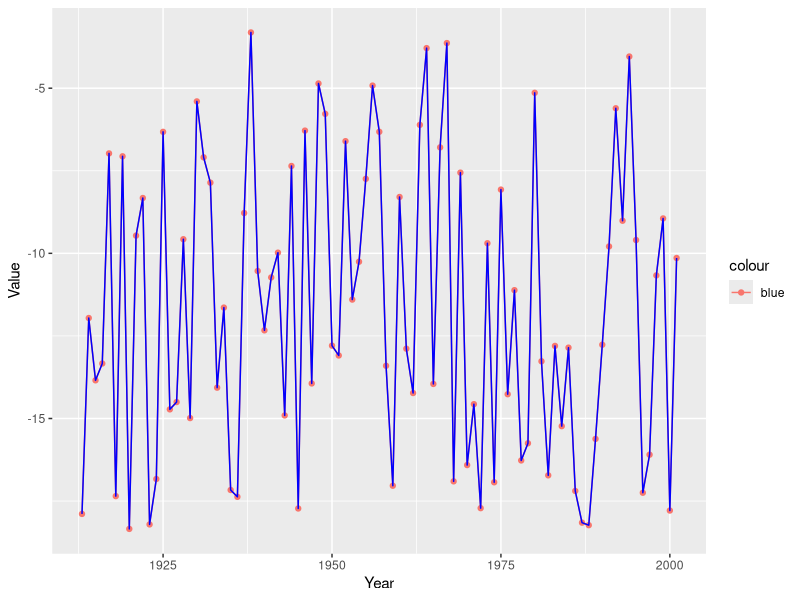
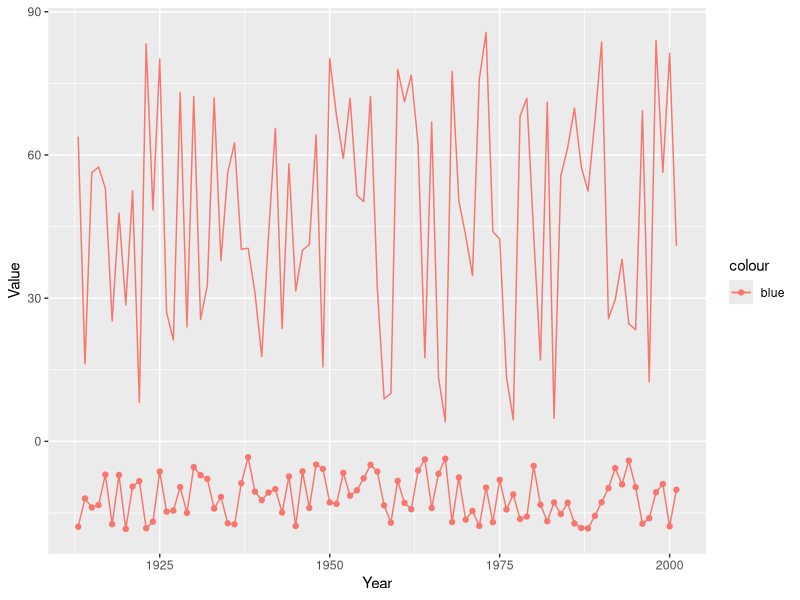
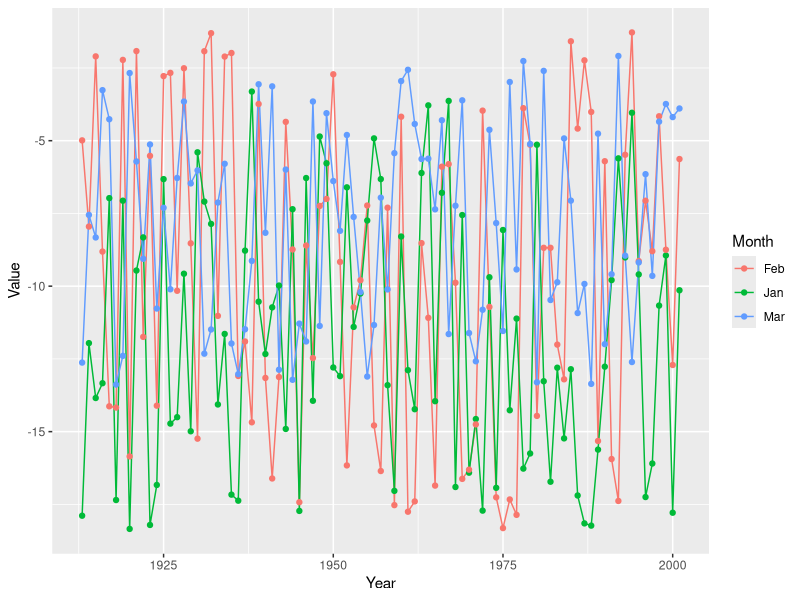
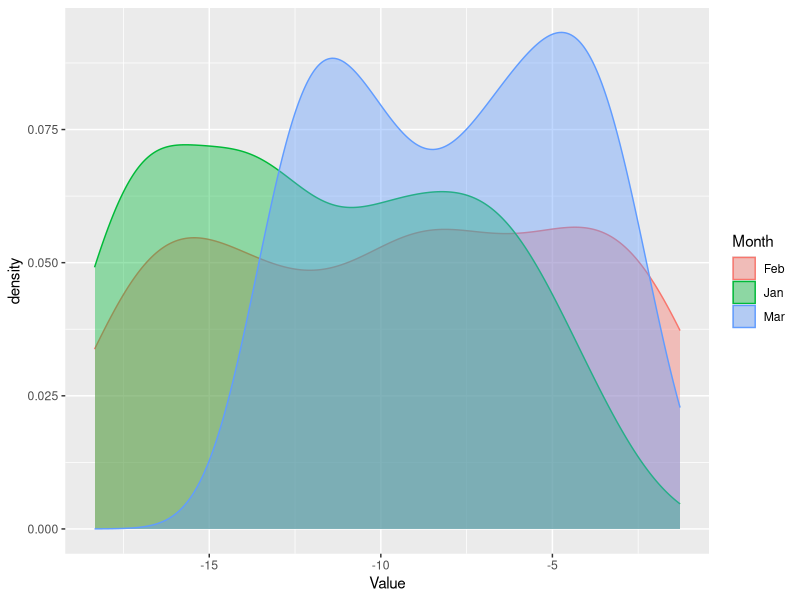
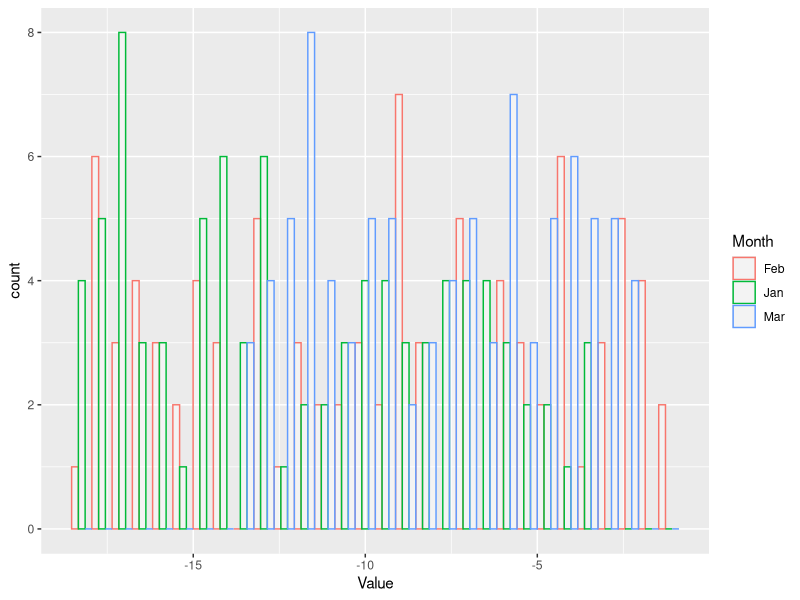
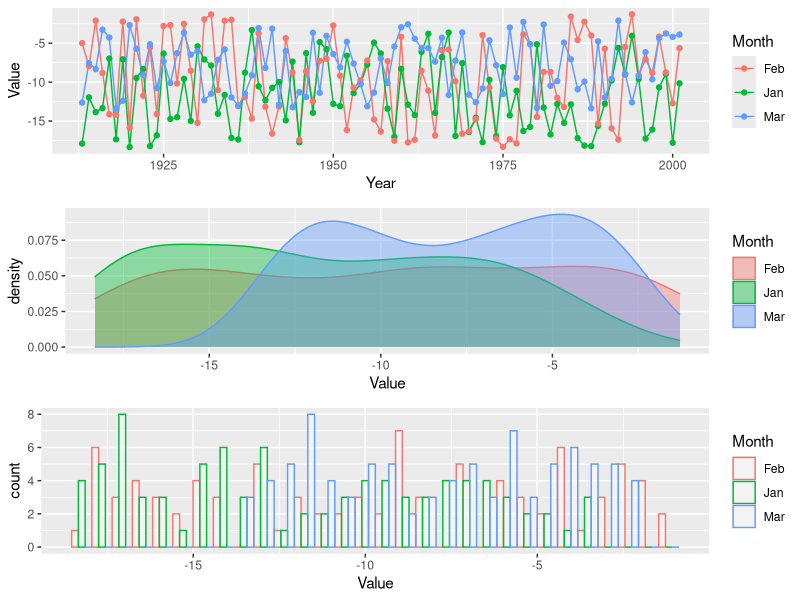
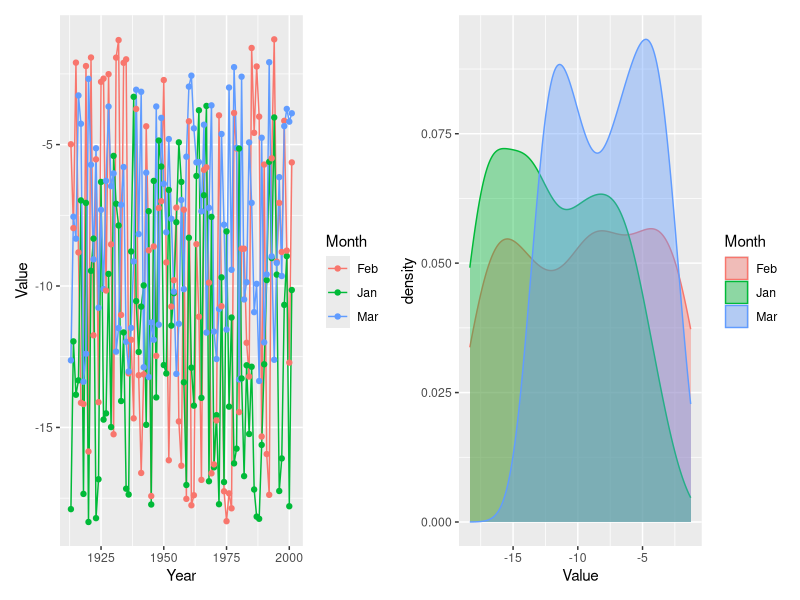
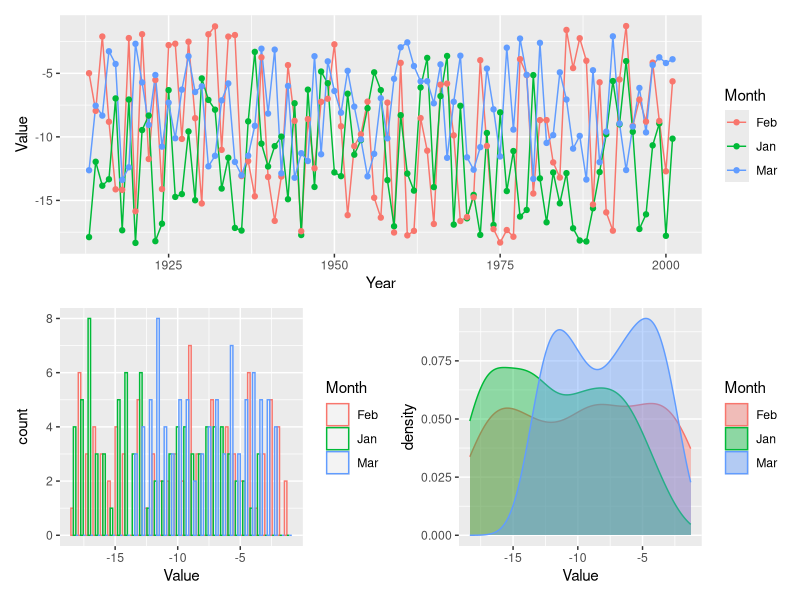

Generate these figures, in order, with R:
## ---- chunk 1
###############################################################
#~~~ Load required libraries
lib_names=c("ggplot2","gridExtra","utils","tidyr","cowplot", "RColorBrewer")

# If you see a prompt: Do you want to restart R prior to installing: Select **No**. 

# Install all necessary packages (Run once)
# invisible(suppressMessages
#           (suppressWarnings
#             (lapply
#               (lib_names,install.packages,repos="http://cran.r-project.org",
#                 character.only = T))))

# Load necessary packages
invisible(suppressMessages
          (suppressWarnings
            (lapply
              (lib_names,library, character.only = T))))
## ---- chunk 2

###############################################################
#~~~ Generate a dataset containing random numbers within specified ranges
Year = seq(1913,2001,1)
Jan = runif(89, -18.4, -3.2)
Feb = runif(89, -19.4, -1.2)
Mar = runif(89, -14, -1.8)
January = runif(89, 1, 86)
dat = data.frame(Year, Jan, Feb, Mar, January)
## ---- chunk 3

l1 = ggplot(data=dat, aes(x = Year, y = Jan, color = "blue")) + # Tell which data to plot
  geom_line() +      # Add a line
  geom_point() +     # Add a points
  xlab("Year") +     # Add labels to the axes
  ylab("Value")

# Or, they can be specified for any individual geometry
l1 + geom_line(linetype = "solid", color="Blue")  # Add a solid line
l1 + geom_line(aes(x = Year, y = January)) # Add a different data set

# There are tons of other built-in color scales and themes, such as scale_color_grey(), scale_color_brewer(), theme_classic(), theme_minimal(), and theme_dark()

# OR, CREATE YOUR OWN THEME! You can group themes together in one list
theme1 = theme(
  legend.position = "none",
  panel.background = element_blank(),
  plot.title = element_text(hjust = 0.5),
  axis.line = element_line(color = "black"),
  axis.text.y   = element_text(size = 11),
  axis.text.x   = element_text(size = 11),
  axis.title.y  = element_text(size = 11),
  axis.title.x  = element_text(size = 11),
  panel.border = element_rect(
    colour = "black",
    fill = NA,
    size = 0.5
  )
)
## ---- chunk 4
library(tidyr)

# There are two generally data formats: wide (horizontal) and long (vertical). In the horizontal format, every column represents a category of the data. In the vertical format, every row represents an observation for a particular category (think of each row as a data point). Both formats have their comparative advantages. We will now convert the data frame we randomly generated in the previous section to the long format. Here are several ways to do this:

# Using the gather function (the operator %>% is called pipe operator)
dat2 = dat %>% gather(Month, Value, -Year)

# This is equivalent to: 
dat2 = gather(data=dat, Month, Value, -Year)

# Using pivot_longer and selecting all of the columns we want. This function is the best!
dat2 = dat %>% pivot_longer(cols = c(Jan, Feb, Mar), names_to = "Month", values_to = "Value") 

# Or we can choose to exclude the columns we don't want
dat2 = dat %>% pivot_longer(cols = -c(Year,January), names_to = "Month", values_to = "Value") 

head(dat2) # The data is now shaped in the long format
## ---- chunk 5
# LINE PLOT
l = ggplot(dat2, aes(x = Year, y = Value, group = Month)) +
  geom_line(aes(color = Month)) +
  geom_point(aes(color = Month))
l
## ---- chunk 6
# DENSITY PLOT
d = ggplot(dat2, aes(x = Value))
d = d + geom_density(aes(color = Month, fill = Month), alpha=0.4) # Alpha specifies transparency
d
## ---- chunk 7
# HISTOGRAM
h = ggplot(dat2, aes(x = Value))
h = h + geom_histogram(aes(color = Month, fill = Month), alpha=0.4,
                 fill = "white",
                 position = "dodge")
h
## ---- chunk 8
# The plots can be displayed together on one image using 
# grid.arrange from the gridExtra package
img = grid.arrange(l, d, h, nrow=3)

# Finally, plots created using ggplot can be saved using ggsave
ggsave("grid_plot_1.png", 
       plot = img, 
       device = "png", 
       width = 6, 
       height = 4, 
       units = c("in"), 
       dpi = 600)
## ---- chunk 9

img2=cowplot::plot_grid(l, d, h, nrow = 3, align = "v") # "v" aligns vertical axes and "h" aligns horizontal axes

ggsave("grid_plot_2.png", 
       plot = img2, 
       device = "png", 
       width = 6, 
       height = 4, 
       units = c("in"), 
       dpi = 600)
## ---- chunk 10
#install.packages("patchwork")
library(patchwork)

l+d
l/ (h+d)
# Try: l/d/h or (l+d)/h 

# Make your own design for arranging plots (the # sign means empty space): 
design <- "
  111
  2#3
"
l + d + h + plot_layout(design = design)


